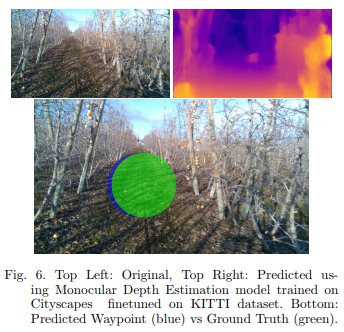
#> input picture MonoDepth.png, 344 x 332 px, given in place of frame90.png, which was not available
$ jupyter execute --allow-errors Generate_GroundTruth.ipynb   (text cells are left out)
#> lines starting #> are read from the running program, lines starting #| are printed output that depends on the picture; after the words box and inside, x2 and y2 are one past the last pixel; in counts of white or black regions, pixels touching at a corner belong together; pictures that were not available may be replaced by others from this repository, and a replacement may not be noted
[cell 1]
import cv2
from glob import glob
from matplotlib import pyplot as plt
import numpy as np
import sys
import csv

[cell 2]
# img_folders = ['bag1/','bag2/']
img_folders = ['bag3/','bag4/']

filenames = glob('orchard_images/'+img_folders[1]+'/depth*.png')

[cell 3]
filenames

[cell 4]
disp_to_img = cv2.imread('orchard_images/'+img_folders[0]+'/frame90.png',0)
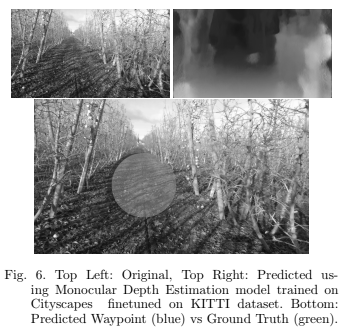
#> disp_to_img: shape (332, 344); min 10, max 255, mean 163.9

plt.imshow(disp_to_img)

plt.show()

disp_to_img = cv2.imread('orchard_images/'+img_folders[0]+'/depth90.png',0)

plt.imshow(disp_to_img)

plt.show()

[cell 5]
disp_to_img

[cell 6]
# Blur to fill up spaces in between the canopies
blur = cv2.blur(disp_to_img,(10,10))
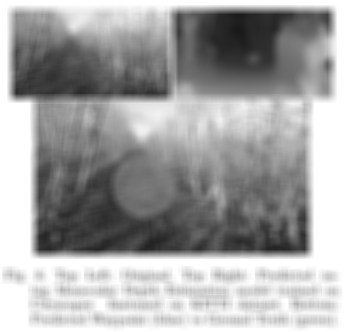
#> blur: shape (332, 344); min 25, max 255, mean 163.9
plt.imshow(blur)

[cell 7]
np.max(disp_to_img)
#> Out = 255

[cell 8]
disp_to_img[disp_to_img==0] = np.max(disp_to_img)

[cell 9]
# Blur to fill up spaces in between the canopies
blur = cv2.blur(disp_to_img,(10,10))
plt.imshow(blur)

[cell 10]
img = blur.flatten()

# Select the pixels with values lower than 20th percentile
mask = (img<np.percentile(img, 20)).astype(int)
mask = mask>0
mask = mask.reshape((disp_to_img.shape))
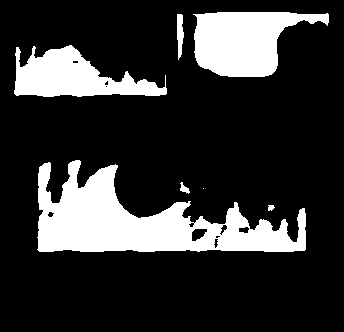
#> mask: shape (332, 344) bool; 19.6% white; 7 white regions (1 under 20 px), largest, box (x1, y1, x2, y2) and area: (37, 160, 306, 252) 12009, (193, 12, 329, 77) 5652, (14, 45, 167, 97) 4417, (177, 14, 184, 60) 232, (180, 182, 190, 194) 60, (268, 205, 275, 211) 32
img_ = np.zeros((720, 1280, 3))
#> (the rest of this cell did not finish here and is left out)
